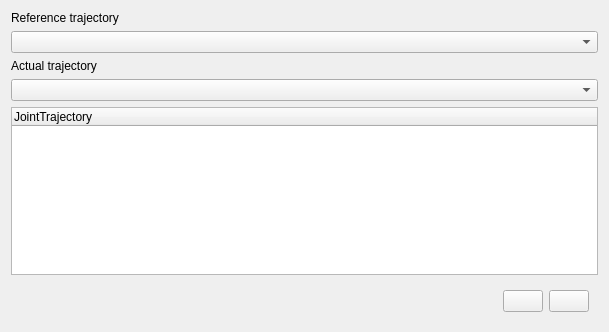
<?xml version="1.0" encoding="UTF-8"?>
<ui version="4.0">
 <class>main_widget</class>
 <widget class="QWidget" name="main_widget">
  <property name="geometry">
   <rect>
    <x>0</x>
    <y>0</y>
    <width>609</width>
    <height>332</height>
   </rect>
  </property>
  <property name="windowTitle">
   <string>JointTrajectoryPlot</string>
  </property>
  <layout class="QHBoxLayout" name="horizontalLayout">
   <item>
    <layout class="QVBoxLayout" name="pane_layout">
     <item>
      <layout class="QVBoxLayout" name="verticalLayout">
       <item>
        <widget class="QLabel" name="label_reference">
         <property name="sizePolicy">
          <sizepolicy hsizetype="Maximum" vsizetype="Preferred">
           <horstretch>0</horstretch>
           <verstretch>0</verstretch>
          </sizepolicy>
         </property>
         <property name="text">
          <string>Reference trajectory</string>
         </property>
        </widget>
       </item>
       <item>
        <widget class="QComboBox" name="topic_combox">
         <property name="sizePolicy">
          <sizepolicy hsizetype="Preferred" vsizetype="Fixed">
           <horstretch>0</horstretch>
           <verstretch>0</verstretch>
          </sizepolicy>
         </property>
        </widget>
       </item>
       <item>
        <widget class="QLabel" name="label_target">
         <property name="sizePolicy">
          <sizepolicy hsizetype="Maximum" vsizetype="Preferred">
           <horstretch>0</horstretch>
           <verstretch>0</verstretch>
          </sizepolicy>
         </property>
         <property name="text">
          <string>Actual trajectory</string>
         </property>
        </widget>
       </item>
       <item>
        <widget class="QComboBox" name="topic_combox_2"/>
       </item>
      </layout>
     </item>
     <item>
      <widget class="QTreeWidget" name="select_tree">
       <property name="sizePolicy">
        <sizepolicy hsizetype="Preferred" vsizetype="Expanding">
         <horstretch>0</horstretch>
         <verstretch>0</verstretch>
        </sizepolicy>
       </property>
       <property name="midLineWidth">
        <number>0</number>
       </property>
       <property name="horizontalScrollBarPolicy">
        <enum>Qt::ScrollBarAsNeeded</enum>
       </property>
       <column>
        <property name="text">
         <string>JointTrajectory</string>
        </property>
       </column>
      </widget>
     </item>
     <item>
      <layout class="QHBoxLayout" name="horizontalLayout_4"/>
     </item>
     <item alignment="Qt::AlignRight">
      <widget class="QWidget" name="horizontalWidget" native="true">
       <layout class="QHBoxLayout" name="horizontalLayout_2">
        <property name="sizeConstraint">
         <enum>QLayout::SetDefaultConstraint</enum>
        </property>
        <item>
         <widget class="QPushButton" name="refresh_button">
          <property name="sizePolicy">
           <sizepolicy hsizetype="Fixed" vsizetype="Fixed">
            <horstretch>0</horstretch>
            <verstretch>0</verstretch>
           </sizepolicy>
          </property>
          <property name="icon">
           <iconset theme="reload">
            <normaloff>../../../../../.designer/backup</normaloff>../../../../../.designer/backup</iconset>
          </property>
         </widget>
        </item>
        <item>
         <widget class="QPushButton" name="pause_button">
          <property name="sizePolicy">
           <sizepolicy hsizetype="Fixed" vsizetype="Fixed">
            <horstretch>0</horstretch>
            <verstretch>0</verstretch>
           </sizepolicy>
          </property>
          <property name="text">
           <string/>
          </property>
          <property name="icon">
           <iconset theme="media-playback-pause">
            <normaloff>../../../../../.designer/backup</normaloff>../../../../../.designer/backup</iconset>
          </property>
          <property name="checkable">
           <bool>true</bool>
          </property>
         </widget>
        </item>
       </layout>
      </widget>
     </item>
    </layout>
   </item>
   <item>
    <layout class="QHBoxLayout" name="horizontalLayout_3">
     <item>
      <layout class="QVBoxLayout" name="plot_layout">
       <property name="sizeConstraint">
        <enum>QLayout::SetFixedSize</enum>
       </property>
      </layout>
     </item>
    </layout>
   </item>
  </layout>
 </widget>
 <resources/>
 <connections/>
</ui>
